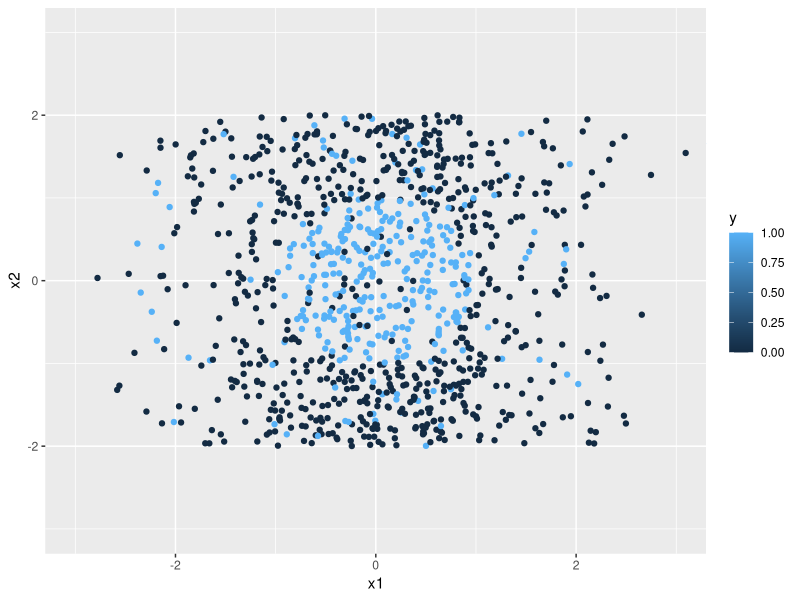

Write R code to recreate this figure.
## ---- chunk 1
require(dplyr)
# Generate some data - do not change
set.seed(12345)
data.size = 1000
get_data = function(n=data.size) {
  df = data.frame(x1 = rnorm(n),x2=4*runif(n)-2) %>%
    tbl_df() %>%
    mutate(y = (x1^2+x2^2)<1) %>%
    mutate(y = (function(.) {.[runif(data.size)<0.1] = 0; .})(y)) %>%
    mutate(y = (function(.) {.[runif(data.size)<0.1] = 1; .})(y))
  df
}

df = get_data(data.size)

# plot(x=df$x1,y=df$x2, col=df$y+1,
#      xlim=c(-3,3), ylim=c(-3,3), pch=18, xlab="x1", ylab="x2")
# or 
require(ggplot2)
ggplot(data = df, aes(x=x1,y=x2,color=y)) + geom_point() + coord_cartesian(xlim=c(-3,3), ylim=c(-3,3))

## ---- chunk 2
lr <- glm(formula = y  ~ .,
          family=binomial(link="logit"),data = df, control = list(maxit = 100))
summary(lr)
## ---- chunk 3
linear_prediction = function(x1,x2, pars) {
  pars[-1]*x2 + pars[1]*x1
}
sq_loss = function(pars, y, x1,x2) {
  sum((y-linear_prediction(x1,x2,pars))^2)
}
lr2 <- optim(par=rep(0,2), fn=sq_loss, y=df$y, x1=df$x1, x2=df$x2)
summary(lr2)
## ---- chunk 4
sq_loss_l2_regularized = function(pars, y, x, lambda=100) {
  sq_loss(pars,y,x) + lambda*sum(pars^2)
  # sq_loss(pars,y,x) + lambda*sum(pars[-1]^2) # often we omit the intercept term
}
